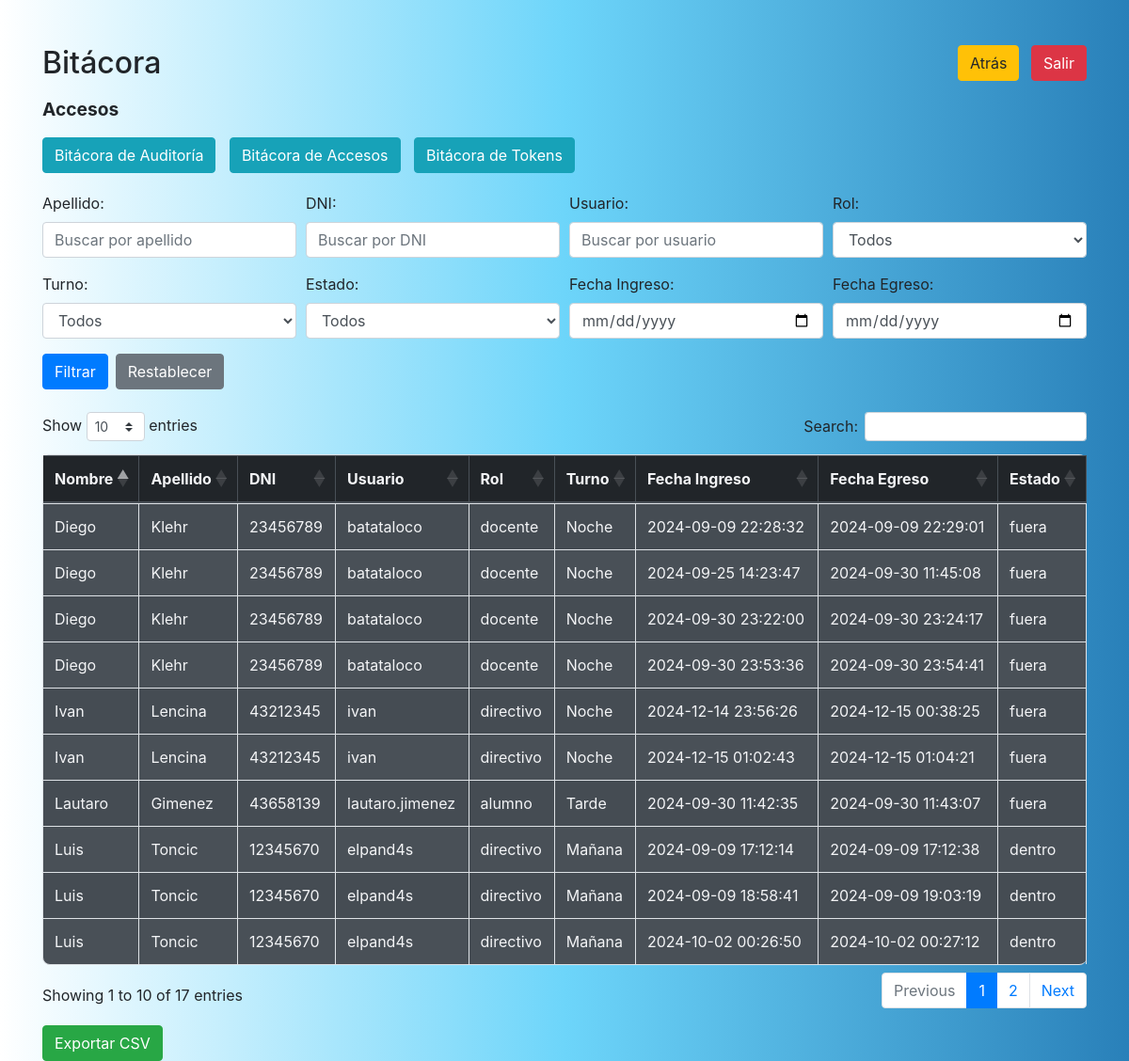
The app's page /bitacora/bitacFront.php?view=accesos (signed in) with its own data.
### tables this page shows
CREATE TABLE `bitacoraAccesos` (
  `id` int(11) NOT NULL AUTO_INCREMENT,
  `token_id` int(11) NOT NULL,
  `fechaIngreso` datetime DEFAULT NULL,
  `fechaEgreso` datetime DEFAULT NULL,
  `idUsuario` int(11) DEFAULT NULL,
  PRIMARY KEY (`id`),
  KEY `token_id` (`token_id`),
  KEY `fk_usuario` (`idUsuario`),
  CONSTRAINT `bitacoraAccesos_ibfk_1` FOREIGN KEY (`token_id`) REFERENCES `tokens` (`id`),
  CONSTRAINT `fk_usuario` FOREIGN KEY (`idUsuario`) REFERENCES `usuarios` (`id`)
);

CREATE TABLE `personas` (
  `id` int(11) NOT NULL AUTO_INCREMENT,
  `nombre` varchar(50) NOT NULL,
  `apellido` varchar(50) NOT NULL,
  `edad` int(11) DEFAULT NULL,
  `dni` varchar(20) NOT NULL,
  `mail` varchar(100) DEFAULT NULL,
  `telefono` varchar(20) DEFAULT NULL,
  `direccion` varchar(100) DEFAULT NULL,
  `localidad` varchar(50) DEFAULT NULL,
  `legajo` varchar(20) NOT NULL,
  `carrera` varchar(50) DEFAULT NULL,
  `turno` enum('Mañana','Tarde','Noche') NOT NULL,
  `deleted` tinyint(1) DEFAULT 0,
  PRIMARY KEY (`id`),
  UNIQUE KEY `dni` (`dni`),
  UNIQUE KEY `legajo` (`legajo`)
);

CREATE TABLE `usuarios` (
  `id` int(11) NOT NULL AUTO_INCREMENT,
  `usuario` varchar(50) NOT NULL,
  `contraseña` varchar(255) NOT NULL,
  `rol` enum('personal','alumno','docente','directivo','administrativo','invitado') NOT NULL,
  `estado` enum('dentro','fuera') DEFAULT 'fuera',
  `legajo` varchar(20) DEFAULT NULL,
  `deleted` tinyint(1) DEFAULT 0,
  PRIMARY KEY (`id`),
  KEY `legajo` (`legajo`),
  CONSTRAINT `usuarios_ibfk_1` FOREIGN KEY (`legajo`) REFERENCES `personas` (`legajo`)
);

### bitacora/bitacora_accesos.php (shortened to what this page needs)
<?php
include '../includes/db.php';
$apellido = isset($_GET['apellido']) ? $_GET['apellido'] : '';
$dni = isset($_GET['dni']) ? $_GET['dni'] : '';
$usuario = isset($_GET['usuario']) ? $_GET['usuario'] : '';
$fecha_inicio = isset($_GET['fecha_inicio']) ? $_GET['fecha_inicio'] : '';
$fecha_fin = isset($_GET['fecha_fin']) ? $_GET['fecha_fin'] : '';
$query = "
    SELECT u.usuario, u.rol, u.estado, p.nombre, p.apellido, p.dni, p.turno, ba.fechaIngreso, ba.fechaEgreso
    FROM bitacoraAccesos ba
    JOIN usuarios u ON ba.idUsuario = u.id
    JOIN personas p ON u.legajo = p.legajo
    WHERE 1=1
";
$stmt = $conn->prepare($query);
$stmt->execute();
$result = $stmt->get_result();
?>
<form method="GET" class="mb-4">
    <div class="form-row">
        <div class="col-md-3">
            <label for="apellido">Apellido:</label>
            <input type="text" name="apellido" id="apellido" class="form-control" value="<?php echo htmlspecialchars($apellido); ?>" placeholder="Buscar por apellido">
        </div>
        <div class="col-md-3">
            <label for="dni">DNI:</label>
            <input type="text" name="dni" id="dni" class="form-control" value="<?php echo htmlspecialchars($dni); ?>" placeholder="Buscar por DNI">
        </div>
        <div class="col-md-3">
            <label for="usuario">Usuario:</label>
            <input type="text" name="usuario" id="usuario" class="form-control" value="<?php echo htmlspecialchars($usuario); ?>" placeholder="Buscar por usuario">
        </div>
        <div class="col-md-3">
            <label for="rol">Rol:</label>
            <select name="rol" id="rol" class="form-control">
                <option value="">Todos</option>
            </select>
        </div>
    </div>
    <div class="form-row mt-3">
        <div class="col-md-3">
            <label for="turno">Turno:</label>
            <select name="turno" id="turno" class="form-control">
                <option value="">Todos</option>
            </select>
        </div>
        <div class="col-md-3">
            <label for="estado">Estado:</label>
            <select name="estado" id="estado" class="form-control">
                <option value="">Todos</option>
            </select>
        </div>
        <div class="col-md-3">
            <label for="fecha_inicio">Fecha Ingreso:</label>
            <input type="date" name="fecha_inicio" id="fecha_inicio" class="form-control" value="<?php echo htmlspecialchars($fecha_inicio); ?>">
        </div>
        <div class="col-md-3">
            <label for="fecha_fin">Fecha Egreso:</label>
            <input type="date" name="fecha_fin" id="fecha_fin" class="form-control" value="<?php echo htmlspecialchars($fecha_fin); ?>">
        </div>
    </div>
    <div class="form-row mt-3">
        <div class="col-md-12 d-flex align-items-end">
            <button type="submit" class="btn btn-primary mr-2">Filtrar</button>
            <a href="bitacFront.php?view=accesos" class="btn btn-secondary mr-2">Restablecer</a>
        </div>
    </div>
</form>
<table id="accesosTable" class="table table-striped table-bordered">
    <thead>
        <tr>
            <th>Nombre</th>
            <th>Apellido</th>
            <th>DNI</th>
            <th>Usuario</th>
            <th>Rol</th>
            <th>Turno</th>
            <th>Fecha Ingreso</th>
            <th>Fecha Egreso</th>
            <th>Estado</th>
        </tr>
    </thead>
    <tbody>
        <?php
        if ($result->num_rows > 0) {
            while ($row = $result->fetch_assoc()) {
                echo "<tr>
                        <td>" . htmlspecialchars($row['nombre'] ?? '') . "</td>
                        <td>" . htmlspecialchars($row['apellido'] ?? '') . "</td>
                        <td>" . htmlspecialchars($row['dni'] ?? '') . "</td>
                        <td>" . htmlspecialchars($row['usuario'] ?? '') . "</td>
                        <td>" . htmlspecialchars($row['rol'] ?? '') . "</td>
                        <td>" . htmlspecialchars($row['turno'] ?? '') . "</td>
                        <td>" . htmlspecialchars($row['fechaIngreso'] ?? '') . "</td>
                        <td>" . htmlspecialchars($row['fechaEgreso'] ?? '') . "</td>
                        <td>" . htmlspecialchars($row['estado'] ?? '') . "</td>
                    </tr>";
            }
        } else {
            echo "<tr><td colspan='9'>No se encontraron registros.</td></tr>";
        }
        ?>
    </tbody>
</table>

### bitacora/bitacFront.php (style rules this page uses)
body { background: #2980B9; background: -webkit-linear-gradient(to right, #FFFFFF, #6DD5FA, #2980B9); background: linear-gradient(to right, #FFFFFF, #6DD5FA, #2980B9); }
.table { background-color: #495057; color: #f3f4f6; border-radius: 8px; }
.table thead th { background-color: #212529; border-color: #495057; }

### records on screen
bitacoraaccesos: personas.nombre "Luis", personas.apellido "Toncic", personas.dni "12345670", idUsuario.usuario "elpand4s", idUsuario.rol "directivo", personas.turno "Mañana", fechaIngreso "2024-09-09 17:12:14", fechaEgreso "2024-09-09 17:12:38", idUsuario.estado "dentro"
bitacoraaccesos: personas.nombre "Luis", personas.apellido "Toncic", personas.dni "12345670", idUsuario.usuario "elpand4s", idUsuario.rol "directivo", personas.turno "Mañana", fechaIngreso "2024-09-09 18:58:41", fechaEgreso "2024-09-09 19:03:19", idUsuario.estado "dentro"
bitacoraaccesos: personas.nombre "Diego", personas.apellido "Klehr", personas.dni "23456789", idUsuario.usuario "batataloco", idUsuario.rol "docente", personas.turno "Noche", fechaIngreso "2024-09-09 22:28:32", fechaEgreso "2024-09-09 22:29:01", idUsuario.estado "fuera"
bitacoraaccesos: personas.nombre "Diego", personas.apellido "Klehr", personas.dni "23456789", idUsuario.usuario "batataloco", idUsuario.rol "docente", personas.turno "Noche", fechaIngreso "2024-09-25 14:23:47", fechaEgreso "2024-09-30 11:45:08", idUsuario.estado "fuera"
bitacoraaccesos: personas.nombre "Lautaro", personas.apellido "Gimenez", personas.dni "43658139", idUsuario.usuario "lautaro.jimenez", idUsuario.rol "alumno", personas.turno "Tarde", fechaIngreso "2024-09-30 11:42:35", fechaEgreso "2024-09-30 11:43:07", idUsuario.estado "fuera"
bitacoraaccesos: personas.nombre "Diego", personas.apellido "Klehr", personas.dni "23456789", idUsuario.usuario "batataloco", idUsuario.rol "docente", personas.turno "Noche", fechaIngreso "2024-09-30 23:22:00", fechaEgreso "2024-09-30 23:24:17", idUsuario.estado "fuera"
bitacoraaccesos: personas.nombre "Diego", personas.apellido "Klehr", personas.dni "23456789", idUsuario.usuario "batataloco", idUsuario.rol "docente", personas.turno "Noche", fechaIngreso "2024-09-30 23:53:36", fechaEgreso "2024-09-30 23:54:41", idUsuario.estado "fuera"
bitacoraaccesos: personas.nombre "Luis", personas.apellido "Toncic", personas.dni "12345670", idUsuario.usuario "elpand4s", idUsuario.rol "directivo", personas.turno "Mañana", fechaIngreso "2024-10-02 00:26:50", fechaEgreso "2024-10-02 00:27:12", idUsuario.estado "dentro"
bitacoraaccesos: personas.nombre "Ivan", personas.apellido "Lencina", personas.dni "43212345", idUsuario.usuario "ivan", idUsuario.rol "directivo", personas.turno "Noche", fechaIngreso "2024-12-14 23:56:26", fechaEgreso "2024-12-15 00:38:25", idUsuario.estado "fuera"
bitacoraaccesos: personas.nombre "Ivan", personas.apellido "Lencina", personas.dni "43212345", idUsuario.usuario "ivan", idUsuario.rol "directivo", personas.turno "Noche", fechaIngreso "2024-12-15 01:02:43", fechaEgreso "2024-12-15 01:04:21", idUsuario.estado "fuera"

### other values on screen
$view_titles[$view] "Accesos"
